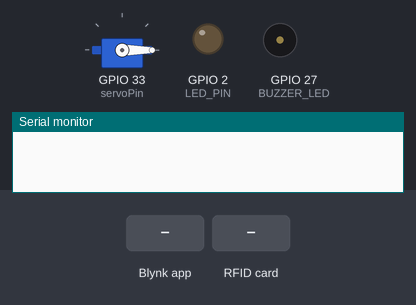
Bench run of a sketch on a simulated ESP32. On the bench: servo, output pins drawn as LEDs (lit = HIGH), buzzer (waves = sounding, pin HIGH), the last lines printed to the serial monitor. The inputs (shaded band) are chosen by the test bench. WiFi joins after 1.5 s; servers stay silent unless stated.

Above: at 3.0 s.
3.1 s: Blynk app writes 1 to V0
At 3.58 s:
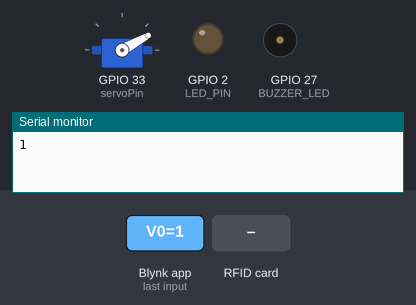
At 6.0 s:
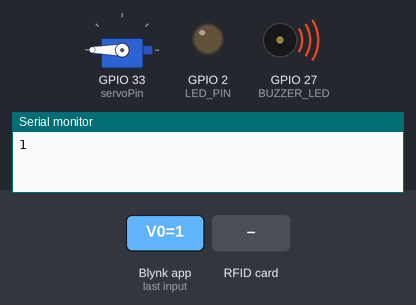
6.1 s: RFID card 5E 7A 19 C4 held to the reader
At 7.49 s:
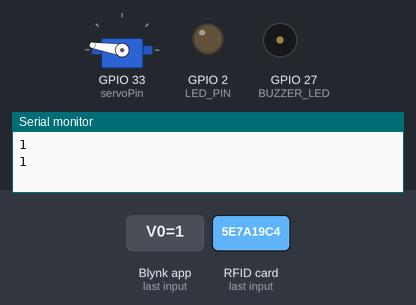
Timing chart, 0 to 11.5 s (numbered marks = the images above; inputs shaded):
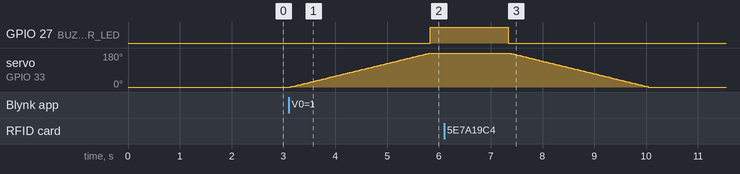

The sketch:

main.ino
```cpp
#define BLYNK_PRINT Serial
#define BLYNK_TEMPLATE_ID      "TMPL3X_oMQPqZ"
#define BLYNK_TEMPLATE_NAME    "Hadipa"
#define BLYNK_AUTH_TOKEN       "-TiMDTpTiy8KoNg96q2HhxXWTiL_HR2E"
#define SS_PIN 21
#define RST_PIN 22
#define SIZE_BUFFER     18
#define MAX_SIZE_BLOCK  16
#define LED_PIN 2 // Change this to the appropriate pin for your LED
#define BUZZER_LED 27


#include <WiFi.h>
#include <WiFiClient.h>
#include <BlynkSimpleEsp32.h>
#include <SPI.h>
#include <MFRC522.h>
#include <ESP32Servo.h>

MFRC522 rfid(SS_PIN, RST_PIN);
MFRC522::MIFARE_Key key;
MFRC522::StatusCode status;
byte nuidPICC[4];

char ssid[] = "LC";
char pass[] = "lc@tiet1";

Servo myservo;
int pos = 0;
int servoPin = 33;
bool GateOpen = false;
void setup()
{
  Serial.begin(9600);
  SPI.begin();
  rfid.PCD_Init();
  pinMode(LED_PIN, OUTPUT);
  digitalWrite(LED_PIN, LOW); // Make sure the LED is off initially
  pinMode(BUZZER_LED, OUTPUT);
  digitalWrite(BUZZER_LED, LOW);

  ESP32PWM::allocateTimer(0);
	ESP32PWM::allocateTimer(1);
	ESP32PWM::allocateTimer(2);
	ESP32PWM::allocateTimer(3);
	myservo.setPeriodHertz(50);    // standard 50 hz servo
	myservo.attach(servoPin, 500, 2400);
  myservo.write(0);
  for (byte i = 0; i < 6; i++) {
    key.keyByte[i] = 0xFF;
  }

  Blynk.begin(BLYNK_AUTH_TOKEN, ssid, pass);
}

void loop()
{

  Blynk.run();

  if ( ! rfid.PICC_IsNewCardPresent())
    return;

  if ( ! rfid.PICC_ReadCardSerial())
    return;

  bool val = readingData();
  Serial.println(val);

  if(val == true){
    if(GateOpen == false){
      rotateServoOpen();
      GateOpen = true;
      blinkBuz();
    }else{
      rotateServoClose();
      GateOpen = false;
    }
  }

  rfid.PICC_HaltA();
  rfid.PCD_StopCrypto1();
  return;

}

bool readingData()
{
  rfid.PICC_DumpDetailsToSerial(&(rfid.uid));

  for (byte i = 0; i < 6; i++) key.keyByte[i] = 0xFF;

  byte buffer[SIZE_BUFFER] = {0};

  byte block = 1;
  byte size = SIZE_BUFFER;
  status = rfid.PCD_Authenticate(MFRC522::PICC_CMD_MF_AUTH_KEY_A, block, &key, &(rfid.uid));
  if (status != MFRC522::STATUS_OK) {
    Serial.print(F("Authentication failed: "));
    Serial.println(rfid.GetStatusCodeName(status));
    return false;
  }

  status = rfid.MIFARE_Read(block, buffer, &size);
  if (status != MFRC522::STATUS_OK) {
    Serial.print(F("Reading failed: "));
    Serial.println(rfid.GetStatusCodeName(status));
    return false;
  }
  return true;
}

BLYNK_WRITE(V0) {
    int buttonState = param.asInt();
    Serial.println(buttonState);
    if (buttonState == 1) {
      if(GateOpen == false){
        rotateServoOpen();
        GateOpen = true;
        blinkBuz();
      }
    }else if(buttonState == 0){
      if(GateOpen == true){
        rotateServoClose();
        GateOpen = false;
      }
    }
  }

void rotateServoOpen() {
  for (pos = 0; pos <= 180; pos += 1) {
		myservo.write(pos);
		delay(15);
	}
}

void rotateServoClose() {
  for (pos = 180; pos >= 0; pos -= 1) {
		myservo.write(pos);
		delay(15);
	}
}

void blinkBuz() {
  digitalWrite(BUZZER_LED, HIGH);
  delay(1500);
  digitalWrite(BUZZER_LED, LOW);
}
```

Measured:
- after the input at 3.1 s, GPIO 27 (BUZZER_LED): LOW → HIGH after 2.7 s; servo on GPIO 33 (servoPin): moves from 0° to 180° over 2.7 s, starting at once
- after the input at 6.1 s, servo on GPIO 33 (servoPin): moves from 180° to 0° over 2.7 s, starting after 1.3 s
